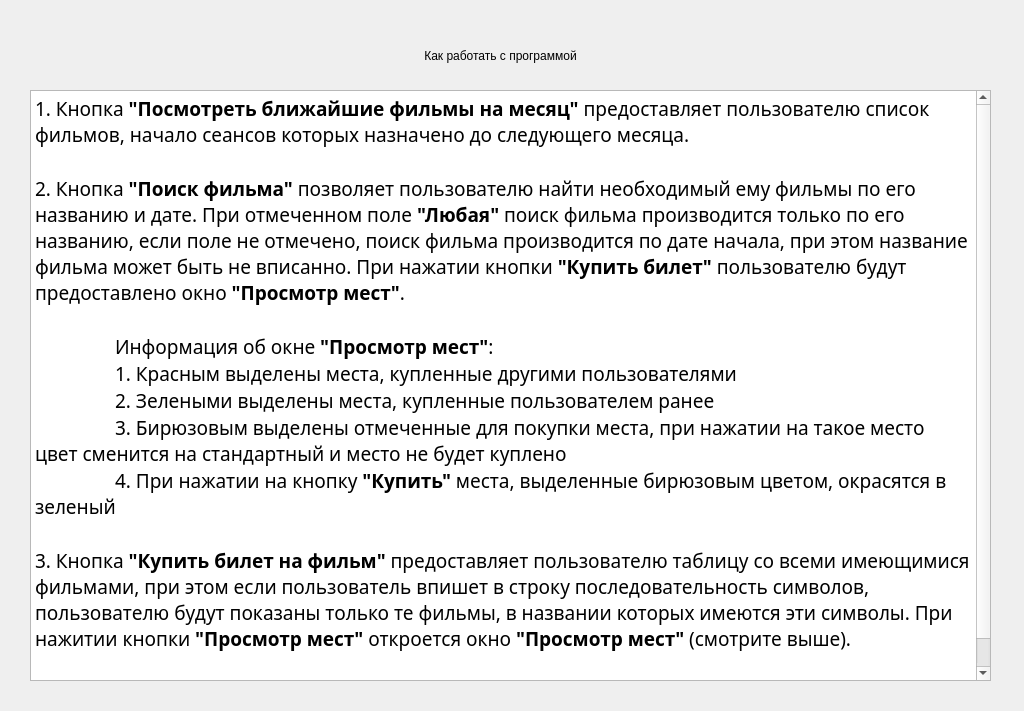
<?xml version="1.0" encoding="UTF-8"?>
<ui version="4.0">
 <class>Form</class>
 <widget class="QWidget" name="Form">
  <property name="geometry">
   <rect>
    <x>0</x>
    <y>0</y>
    <width>1024</width>
    <height>711</height>
   </rect>
  </property>
  <property name="windowTitle">
   <string>Form</string>
  </property>
  <widget class="QLabel" name="header">
   <property name="geometry">
    <rect>
     <x>230</x>
     <y>30</y>
     <width>541</width>
     <height>51</height>
    </rect>
   </property>
   <property name="text">
    <string>Как работать с программой</string>
   </property>
   <property name="alignment">
    <set>Qt::AlignCenter</set>
   </property>
  </widget>
  <widget class="QTextBrowser" name="text">
   <property name="geometry">
    <rect>
     <x>30</x>
     <y>90</y>
     <width>961</width>
     <height>591</height>
    </rect>
   </property>
   <property name="font">
    <font>
     <family>Mongolian Baiti</family>
     <pointsize>10</pointsize>
    </font>
   </property>
   <property name="html">
    <string>&lt;!DOCTYPE HTML PUBLIC &quot;-//W3C//DTD HTML 4.0//EN&quot; &quot;http://www.w3.org/TR/REC-html40/strict.dtd&quot;&gt;
&lt;html&gt;&lt;head&gt;&lt;meta name=&quot;qrichtext&quot; content=&quot;1&quot; /&gt;&lt;style type=&quot;text/css&quot;&gt;
p, li { white-space: pre-wrap; }
&lt;/style&gt;&lt;/head&gt;&lt;body style=&quot; font-family:'Mongolian Baiti'; font-size:10pt; font-weight:400; font-style:normal;&quot;&gt;
&lt;p style=&quot; margin-top:0px; margin-bottom:0px; margin-left:0px; margin-right:0px; -qt-block-indent:0; text-indent:0px;&quot;&gt;&lt;span style=&quot; font-family:'MS Shell Dlg 2'; font-size:14pt;&quot;&gt;1. Кнопка &lt;/span&gt;&lt;span style=&quot; font-family:'MS Shell Dlg 2'; font-size:14pt; font-weight:600;&quot;&gt;&amp;quot;Посмотреть ближайшие фильмы на месяц&amp;quot;&lt;/span&gt;&lt;span style=&quot; font-family:'MS Shell Dlg 2'; font-size:14pt;&quot;&gt; предоставляет пользователю список фильмов, начало сеансов которых назначено до следующего месяца.&lt;/span&gt;&lt;/p&gt;
&lt;p style=&quot;-qt-paragraph-type:empty; margin-top:0px; margin-bottom:0px; margin-left:0px; margin-right:0px; -qt-block-indent:0; text-indent:0px; font-family:'MS Shell Dlg 2'; font-size:14pt;&quot;&gt;&lt;br /&gt;&lt;/p&gt;
&lt;p style=&quot; margin-top:0px; margin-bottom:0px; margin-left:0px; margin-right:0px; -qt-block-indent:0; text-indent:0px;&quot;&gt;&lt;span style=&quot; font-family:'MS Shell Dlg 2'; font-size:14pt;&quot;&gt;2. Кнопка &lt;/span&gt;&lt;span style=&quot; font-family:'MS Shell Dlg 2'; font-size:14pt; font-weight:600;&quot;&gt;&amp;quot;Поиск фильма&amp;quot;&lt;/span&gt;&lt;span style=&quot; font-family:'MS Shell Dlg 2'; font-size:14pt;&quot;&gt; позволяет пользователю найти необходимый ему фильмы по его названию и дате. При отмеченном поле &lt;/span&gt;&lt;span style=&quot; font-family:'MS Shell Dlg 2'; font-size:14pt; font-weight:600;&quot;&gt;&amp;quot;Любая&amp;quot;&lt;/span&gt;&lt;span style=&quot; font-family:'MS Shell Dlg 2'; font-size:14pt;&quot;&gt; поиск фильма производится только по его названию, если поле не отмечено, поиск фильма производится по дате начала, при этом название фильма может быть не вписанно. При нажатии кнопки &lt;/span&gt;&lt;span style=&quot; font-family:'MS Shell Dlg 2'; font-size:14pt; font-weight:600;&quot;&gt;&amp;quot;Купить билет&amp;quot;&lt;/span&gt;&lt;span style=&quot; font-family:'MS Shell Dlg 2'; font-size:14pt;&quot;&gt; пользователю будут предоставлено окно &lt;/span&gt;&lt;span style=&quot; font-family:'MS Shell Dlg 2'; font-size:14pt; font-weight:600;&quot;&gt;&amp;quot;Просмотр мест&amp;quot;&lt;/span&gt;&lt;span style=&quot; font-family:'MS Shell Dlg 2'; font-size:14pt;&quot;&gt;.&lt;/span&gt;&lt;/p&gt;
&lt;p style=&quot;-qt-paragraph-type:empty; margin-top:0px; margin-bottom:0px; margin-left:0px; margin-right:0px; -qt-block-indent:0; text-indent:0px; font-family:'MS Shell Dlg 2'; font-size:14pt;&quot;&gt;&lt;br /&gt;&lt;/p&gt;
&lt;p style=&quot; margin-top:0px; margin-bottom:0px; margin-left:0px; margin-right:0px; -qt-block-indent:0; text-indent:0px;&quot;&gt;&lt;span style=&quot; font-family:'MS Shell Dlg 2'; font-size:14pt;&quot;&gt;	Информация об окне &lt;/span&gt;&lt;span style=&quot; font-family:'MS Shell Dlg 2'; font-size:14pt; font-weight:600;&quot;&gt;&amp;quot;Просмотр мест&amp;quot;&lt;/span&gt;&lt;span style=&quot; font-family:'MS Shell Dlg 2'; font-size:14pt;&quot;&gt;:&lt;/span&gt;&lt;/p&gt;
&lt;p style=&quot; margin-top:0px; margin-bottom:0px; margin-left:0px; margin-right:0px; -qt-block-indent:0; text-indent:0px;&quot;&gt;&lt;span style=&quot; font-family:'MS Shell Dlg 2'; font-size:14pt;&quot;&gt;	1. Красным выделены места, купленные другими пользователями&lt;/span&gt;&lt;/p&gt;
&lt;p style=&quot; margin-top:0px; margin-bottom:0px; margin-left:0px; margin-right:0px; -qt-block-indent:0; text-indent:0px;&quot;&gt;&lt;span style=&quot; font-family:'MS Shell Dlg 2'; font-size:14pt;&quot;&gt;	2. Зелеными выделены места, купленные пользователем ранее&lt;/span&gt;&lt;/p&gt;
&lt;p style=&quot; margin-top:0px; margin-bottom:0px; margin-left:0px; margin-right:0px; -qt-block-indent:0; text-indent:0px;&quot;&gt;&lt;span style=&quot; font-family:'MS Shell Dlg 2'; font-size:14pt;&quot;&gt;	3. Бирюзовым выделены отмеченные для покупки места, при нажатии на такое место цвет сменится на стандартный и место не будет куплено&lt;/span&gt;&lt;/p&gt;
&lt;p style=&quot; margin-top:0px; margin-bottom:0px; margin-left:0px; margin-right:0px; -qt-block-indent:0; text-indent:0px;&quot;&gt;&lt;span style=&quot; font-family:'MS Shell Dlg 2'; font-size:14pt;&quot;&gt;	4. При нажатии на кнопку &lt;/span&gt;&lt;span style=&quot; font-family:'MS Shell Dlg 2'; font-size:14pt; font-weight:600;&quot;&gt;&amp;quot;Купить&amp;quot;&lt;/span&gt;&lt;span style=&quot; font-family:'MS Shell Dlg 2'; font-size:14pt;&quot;&gt; места, выделенные бирюзовым цветом, окрасятся в зеленый&lt;/span&gt;&lt;/p&gt;
&lt;p style=&quot;-qt-paragraph-type:empty; margin-top:0px; margin-bottom:0px; margin-left:0px; margin-right:0px; -qt-block-indent:0; text-indent:0px; font-family:'MS Shell Dlg 2'; font-size:14pt;&quot;&gt;&lt;br /&gt;&lt;/p&gt;
&lt;p style=&quot; margin-top:0px; margin-bottom:0px; margin-left:0px; margin-right:0px; -qt-block-indent:0; text-indent:0px;&quot;&gt;&lt;span style=&quot; font-family:'MS Shell Dlg 2'; font-size:14pt;&quot;&gt;3. Кнопка &lt;/span&gt;&lt;span style=&quot; font-family:'MS Shell Dlg 2'; font-size:14pt; font-weight:600;&quot;&gt;&amp;quot;Купить билет на фильм&amp;quot; &lt;/span&gt;&lt;span style=&quot; font-family:'MS Shell Dlg 2'; font-size:14pt;&quot;&gt;предоставляет пользователю таблицу со всеми имеющимися фильмами, при этом если пользователь впишет в строку последовательность символов, пользователю будут показаны только те фильмы, в названии которых имеются эти символы. При нажитии кнопки &lt;/span&gt;&lt;span style=&quot; font-family:'MS Shell Dlg 2'; font-size:14pt; font-weight:600;&quot;&gt;&amp;quot;Просмотр мест&amp;quot; &lt;/span&gt;&lt;span style=&quot; font-family:'MS Shell Dlg 2'; font-size:14pt;&quot;&gt;откроется окно &lt;/span&gt;&lt;span style=&quot; font-family:'MS Shell Dlg 2'; font-size:14pt; font-weight:600;&quot;&gt;&amp;quot;Просмотр мест&amp;quot; &lt;/span&gt;&lt;span style=&quot; font-family:'MS Shell Dlg 2'; font-size:14pt;&quot;&gt;(смотрите выше).&lt;/span&gt;&lt;/p&gt;
&lt;p style=&quot;-qt-paragraph-type:empty; margin-top:0px; margin-bottom:0px; margin-left:0px; margin-right:0px; -qt-block-indent:0; text-indent:0px; font-family:'MS Shell Dlg 2'; font-size:14pt;&quot;&gt;&lt;br /&gt;&lt;/p&gt;
&lt;p style=&quot; margin-top:0px; margin-bottom:0px; margin-left:0px; margin-right:0px; -qt-block-indent:0; text-indent:0px;&quot;&gt;&lt;span style=&quot; font-family:'MS Shell Dlg 2'; font-size:14pt;&quot;&gt;4. Кнопка &lt;/span&gt;&lt;span style=&quot; font-family:'MS Shell Dlg 2'; font-size:14pt; font-weight:600;&quot;&gt;&amp;quot;Выход&amp;quot;&lt;/span&gt;&lt;span style=&quot; font-family:'MS Shell Dlg 2'; font-size:14pt;&quot;&gt; вернет пользователя на начальное окно.&lt;/span&gt;&lt;/p&gt;&lt;/body&gt;&lt;/html&gt;</string>
   </property>
  </widget>
 </widget>
 <resources/>
 <connections/>
</ui>
